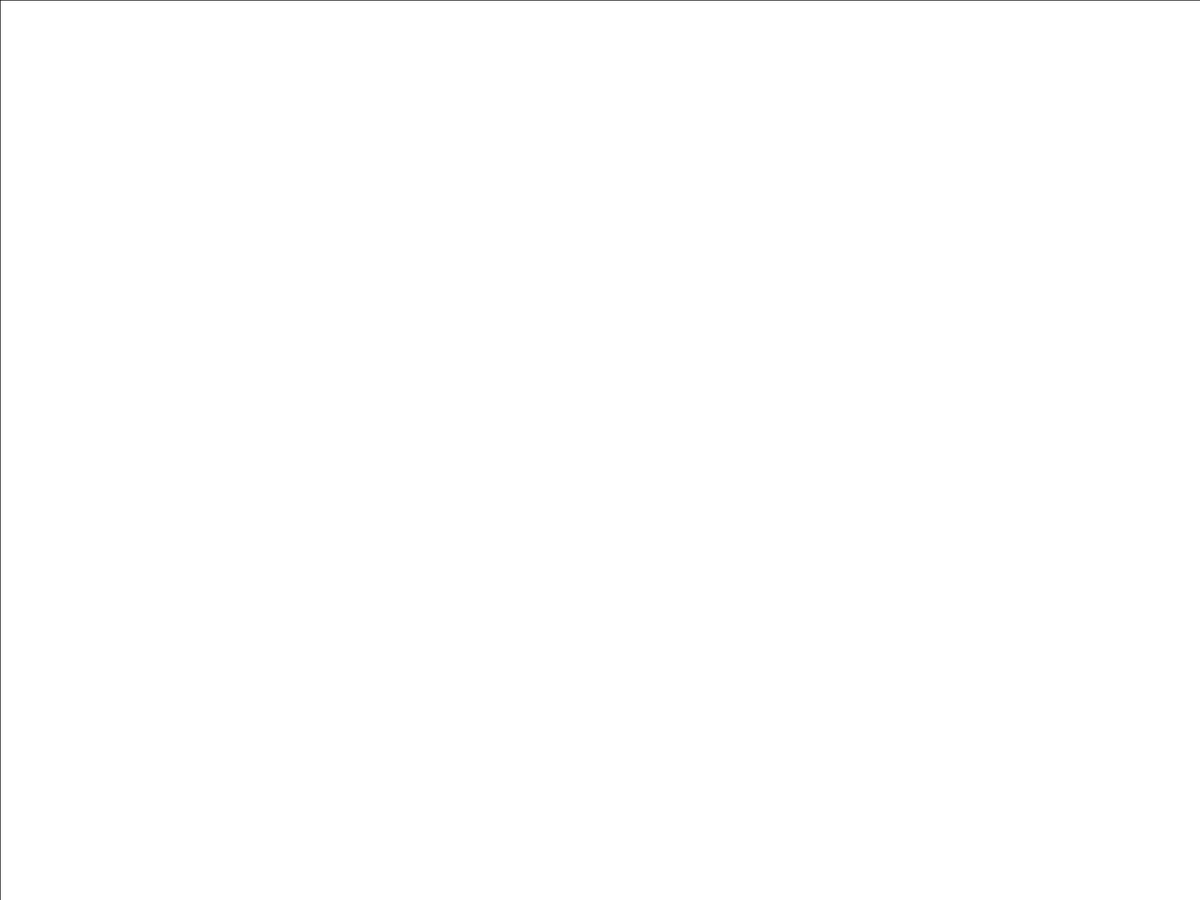
Frame 1 (no input)
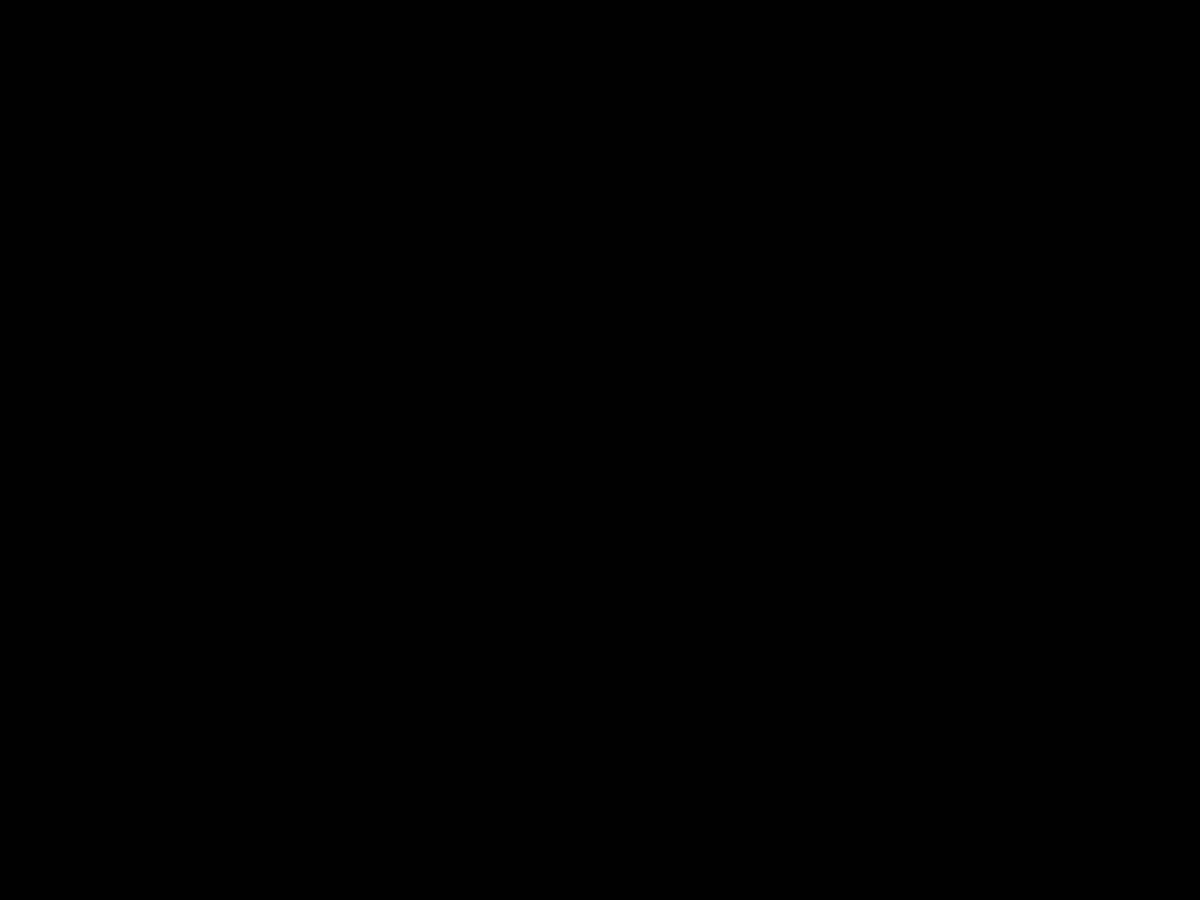
Frame 60 (the mouse pressed at the canvas centre just before this capture)
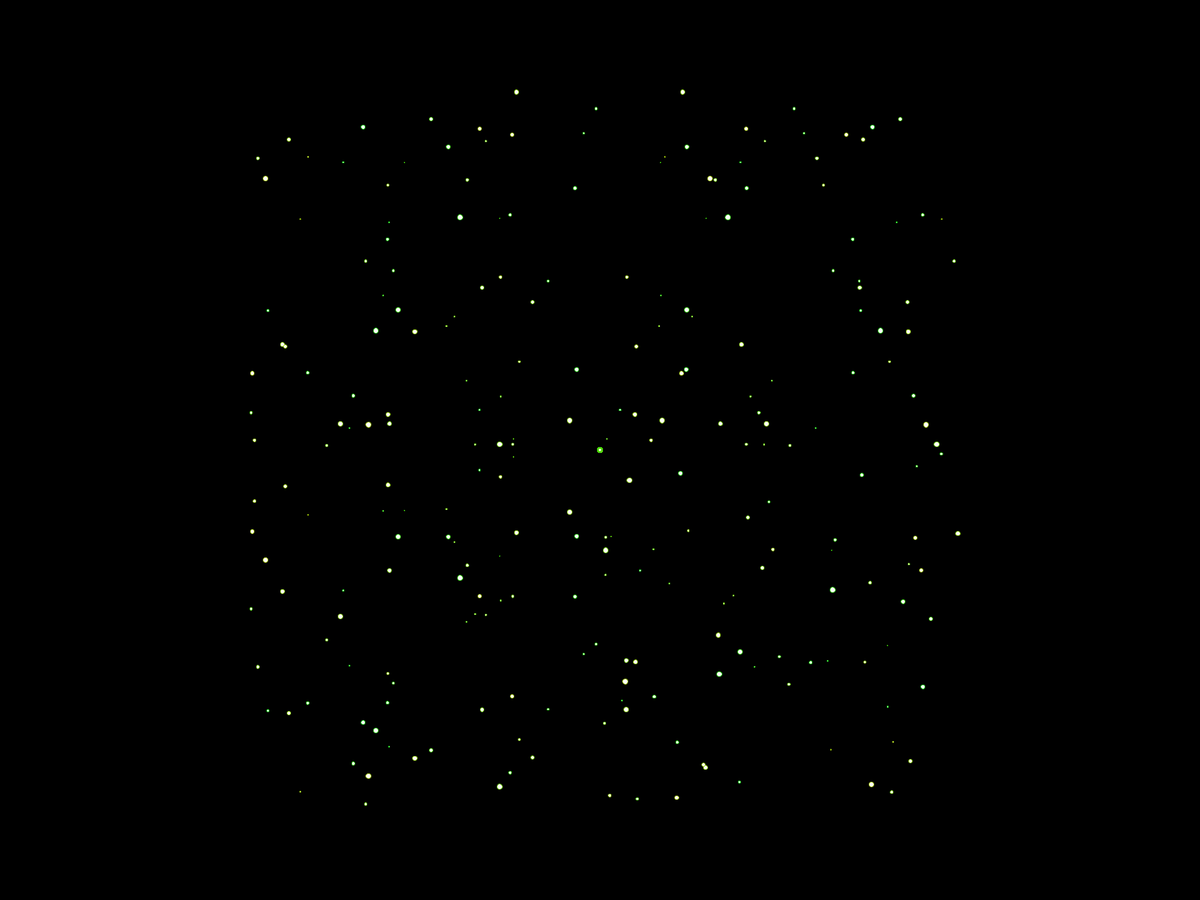
Frame 120 (the mouse held since frame 60 and released just before this capture)

The Processing sketch that drew these frames (run headless with seeded random() and noise(); from frame 60 on, the mouse is pressed at the canvas centre):

// Processing sketch: processing_161601
// ── processing_161601.pde

void setup()
{
  size(2000,1500);
  background(0);
}

void draw()
{

  if(mousePressed) {
   noFill();
   ellipse(width/2,height/2,5,5);
   fill(255);
    float colorR = random(0,180);
    float colorG = random(200,220);
    float colorB = random(0,10);
    stroke(colorR, colorG, colorB);


  float size = random(1,9);
  float d1= random(0,600);
  float d2= random(0,600);
  float d3= random(0,600);
  ellipse(mouseX,mouseY,size,size);
  ellipse(mouseX+d1,mouseY+d2,size,size);
  ellipse(mouseX-d2,mouseY-d1,size,size);
  ellipse(mouseX-d2,mouseY+d3,size,size);
  ellipse(mouseX+d3,mouseY-d1,size,size);

}  
else{
  stroke(0);
  rect(0,0,width,height);
  fill(0);
  
  
  
}

  }
